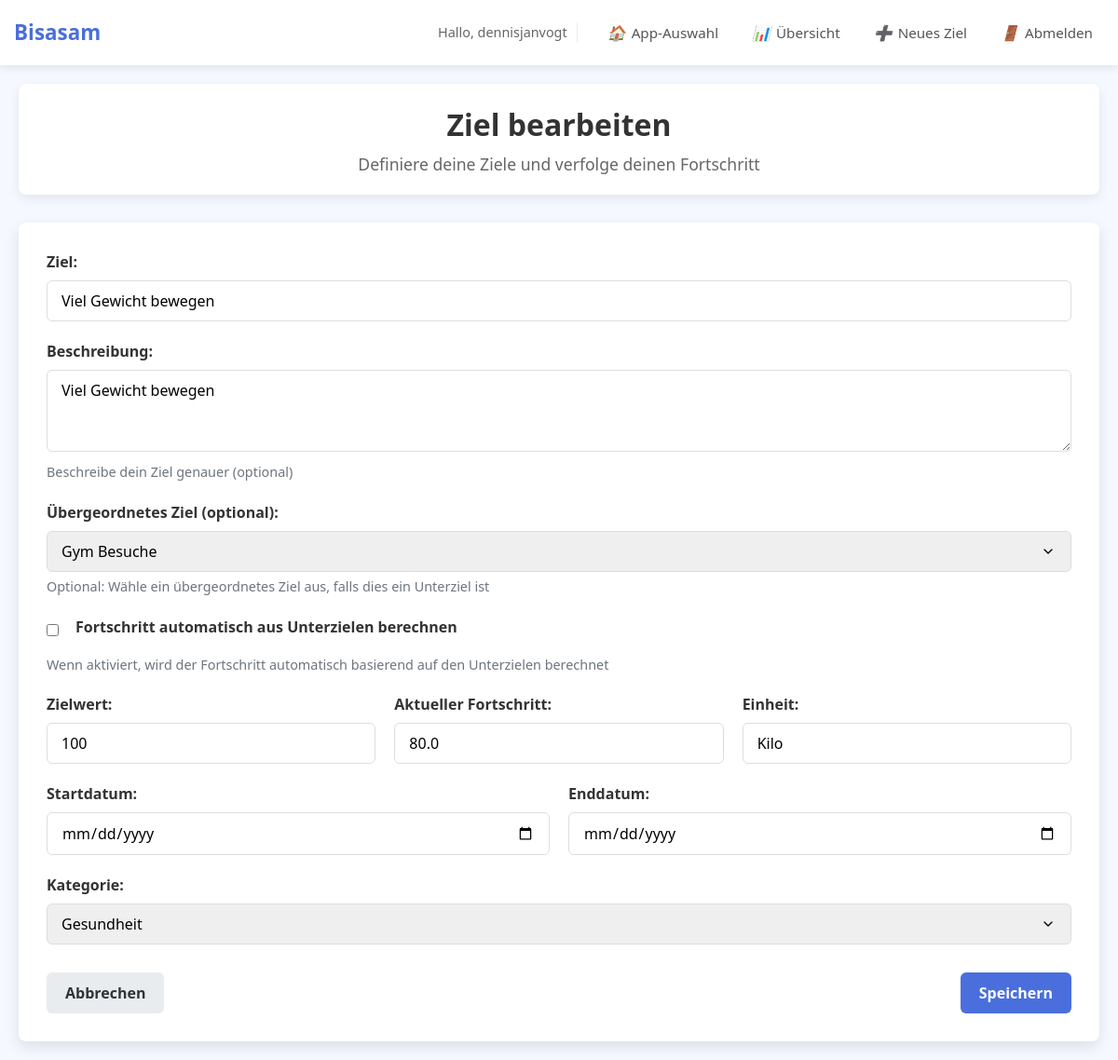
Page /tracking/update/3/ (signed in) on the committed database.
### tracking/models.py (models this page shows, shortened)
class Goal(models.Model):
    KATEGORIEN = [
        ('Gesundheit', 'Gesundheit'),
        ('Finanzen', 'Finanzen'),
        ('Karriere', 'Karriere'),
        ('Lernen', 'Lernen'),
        ('Sonstiges', 'Sonstiges')
    ]
    user = models.ForeignKey(User, on_delete=models.CASCADE, related_name='goals')
    parent = models.ForeignKey('self', on_delete=models.CASCADE, null=True, blank=True, related_name='subtasks')
    definition = models.CharField(max_length=50)
    description = models.CharField(max_length=150)
    ziel_wert = models.IntegerField()
    fortschritt = models.FloatField()
    einheit = models.CharField(max_length=20)
    start = models.DateField()
    end = models.DateField()
    kategorie = models.CharField(choices=KATEGORIEN)
    is_parent_goal = models.BooleanField(default=False)
    auto_calculate = models.BooleanField(default=False, help_text="Fortschritt automatisch aus Unterzielen berechnen")
    def __str__(self):
        return f"{self.definition}"

### tracking/views.py (the view)
# urls.py: path('update/<int:goal_id>/', views.update_goal, name='update_goal'),
@login_required
def update_goal(request, goal_id):
    goal = get_object_or_404(Goal, id=goal_id, user=request.user)
    had_auto_calculate = goal.auto_calculate
    if request.method == 'POST':
        form = GoalForm(request.POST, instance=goal, user=request.user)
        if form.is_valid():
            goal = form.save()
            if form.cleaned_data['auto_calculate'] or had_auto_calculate:
                goal.fortschritt = goal.get_fortschritt_from_subtasks()
                goal.save()
            messages.success(request, 'Ziel erfolgreich aktualisiert!')
            if goal.parent:
                return redirect(f'/?parent_id={goal.parent.id}')
            return redirect('goals')
    else:
        form = GoalForm(instance=goal, user=request.user)
    return render(request, 'tracking/add_update_goal.html', {
        'form': form,
        'title': 'Ziel bearbeiten',
        'button_text': 'Speichern',
        'goal': goal
    })

### tracking/templates/tracking/add_update_goal.html (shortened to what this page needs)
{% extends 'tracking/base.html' %}
{% load static %}
{% block content %}
<div class="header">
    <h1>{{ title }}</h1>
    <p>Definiere deine Ziele und verfolge deinen Fortschritt</p>
</div>
<div class="form-container">
    <form method="post">
        <div class="form-group">
            <label for="id_definition">Ziel:</label>
            {{ form.definition }}
        </div>
        <div class="form-group">
            <label for="id_description">Beschreibung:</label>
            {{ form.description }}
            <div class="help-text">Beschreibe dein Ziel genauer (optional)</div>
        </div>
        {% if parent_goal %}
        <div class="form-group">
            <label>Übergeordnetes Ziel:</label>
            <input type="text" class="form-control" value="{{ parent_goal.definition }}" disabled>
            <div class="help-text">Dies ist ein Unterziel von {{ parent_goal.definition }}</div>
            {{ form.parent.as_hidden }}
        </div>
        {% else %}
        <div class="form-group">
            <label for="id_parent">{{ form.parent.label }}:</label>
            {{ form.parent }}
            <div class="help-text">Optional: Wähle ein übergeordnetes Ziel aus, falls dies ein Unterziel ist</div>
        </div>
        {% endif %}
        <div class="form-group">
            <div class="form-check">
                {{ form.auto_calculate }}
                <label class="form-check-label" for="id_auto_calculate" style="display: inline-block; margin-left: 8px;">
                    Fortschritt automatisch aus Unterzielen berechnen
                </label>
            </div>
            <div class="help-text">Wenn aktiviert, wird der Fortschritt automatisch basierend auf den Unterzielen berechnet</div>
        </div>
        <div class="form-row" style="display: flex; gap: 20px;">
            <div class="form-group" style="flex: 1;">
                <label for="id_ziel_wert">Zielwert:</label>
                {{ form.ziel_wert }}
            </div>
            <div class="form-group" style="flex: 1;">
                <label for="id_fortschritt">Aktueller Fortschritt:</label>
                {{ form.fortschritt }}
            </div>
            <div class="form-group" style="flex: 1;">
                <label for="id_einheit">Einheit:</label>
                {{ form.einheit }}
            </div>
        </div>
        <div class="form-row" style="display: flex; gap: 20px;">
            <div class="form-group" style="flex: 1;">
                <label for="id_start">Startdatum:</label>
                {{ form.start }}
            </div>
            <div class="form-group" style="flex: 1;">
                <label for="id_end">Enddatum:</label>
                {{ form.end }}
            </div>
        </div>
        <div class="form-group">
            <label for="id_kategorie">Kategorie:</label>
            {{ form.kategorie }}
        </div>
        <div class="form-actions">
            {% if parent_goal %}
            <a href="{% url 'goals' %}?parent_id={{ parent_goal.id }}" class="btn btn-secondary">Abbrechen</a>
            {% else %}
            <a href="{% url 'goals' %}" class="btn btn-secondary">Abbrechen</a>
            {% endif %}
            <button type="submit" class="btn btn-primary">{{ button_text }}</button>
        </div>
    </form>
</div>
{% endblock %}

### home/templates/home/base_navbar.html (shortened to what this page needs)
<nav class="main-nav">
    <div class="nav-container">
        <div class="nav-brand">
            <a href="{% url 'landing_page' %}">Bisasam</a>
        </div>
        <div class="nav-links">
            {% if user.is_authenticated %}
                <div class="user-greeting">
                    <span>Hallo, {{ user.username }}</span>
                </div>
                <div class="nav-actions">
                    <a href="{% url 'landing_page' %}" class="nav-link">
                        <i class="nav-icon">🏠</i>App-Auswahl
                    </a>
                    {% block app_specific_nav %}{% endblock %}
                    <form action="{% url 'logout' %}" method="post" class="logout-form">
                        <button type="submit" class="logout-btn">
                            <i class="nav-icon">🚪</i>Abmelden
                        </button>
                    </form>
                </div>
            {% endif %}
        </div>
    </div>
</nav>

### tracking/templates/tracking/base.html (style rules this page uses)
:root { --primary: #4a6fdc; --success: #28a745; --warning: #ffc107; --danger: #dc3545; --light: #f8f9fa; --dark: #343a40; --health: #42b883; --finance: #f1c40f; --career: #9b59b6; --learning: #e74c3c; --other: #7f8c8d; }
* { margin: 0; padding: 0; box-sizing: border-box; font-family: 'Segoe UI', Tahoma, Geneva, Verdana, sans-serif; }
body { background-color: #f5f8ff; color: #333; padding: 0; margin: 0; font-size: 16px; line-height: 1.5; }
.header { text-align: center; margin-bottom: 30px; padding: 20px 15px; background-color: white; border-radius: 8px; box-shadow: 0 4px 12px rgba(0, 0, 0, 0.08); position: relative; }
.header h1 { font-size: 1.6rem; margin-bottom: 5px; }
.header p { color: #666; font-size: 0.95rem; }
@media (min-width: 768px) { .header h1 { font-size: 2rem; } }
@media (min-width: 768px) { .header p { font-size: 1.1rem; } }

### tracking/templates/tracking/add_update_goal.html (style rules this page uses)
.form-container { background: white; border-radius: 8px; padding: 30px; box-shadow: 0 6px 16px rgba(0, 0, 0, 0.1); }
.form-group { margin-bottom: 20px; }
.form-group label { display: block; margin-bottom: 8px; font-weight: 600; color: #333; }
.form-control { width: 100%; padding: 10px 15px; border: 1px solid #ddd; border-radius: 6px; font-size: 1rem; transition: border-color 0.3s; }
select.form-control { appearance: none; background-repeat: no-repeat; background-position: right 1rem center; background-size: 1em; }
.btn { display: inline-block; padding: 10px 20px; border: none; border-radius: 6px; font-size: 1rem; font-weight: 600; cursor: pointer; transition: all 0.3s; text-align: center; text-decoration: none; }
.btn-primary { background-color: var(--primary); color: white; }
.btn-secondary { background-color: #e9ecef; color: #333; }
.form-actions { display: flex; justify-content: space-between; margin-top: 30px; }
.help-text { color: #6c757d; font-size: 0.9rem; margin-top: 5px; }
.form-check { display: flex; align-items: center; margin-bottom: 10px; }
.form-check-input { margin-right: 10px; }

### home/templates/home/base_navbar.html (style rules this page uses)
.main-nav { background-color: #fff; box-shadow: 0 2px 10px rgba(0,0,0,0.1); padding: 15px 0; position: sticky; top: 0; z-index: 1000; }
.nav-container { max-width: 1200px; margin: 0 auto; display: flex; flex-wrap: wrap; justify-content: space-between; align-items: center; padding: 0 15px; }
.nav-brand { font-size: 1.4rem; font-weight: bold; }
.nav-brand a { text-decoration: none; color: var(--primary); transition: color 0.3s ease; }
.nav-links { display: flex; flex-wrap: wrap; align-items: center; gap: 20px; }
.user-greeting { color: #666; font-size: 0.9rem; padding-right: 10px; border-right: 1px solid #eee; }
.nav-actions { display: flex; gap: 12px; align-items: center; }
.nav-link { text-decoration: none; color: #555; font-weight: 500; font-size: 0.95rem; padding: 8px 12px; border-radius: 6px; transition: all 0.2s ease; display: flex; align-items: center; gap: 6px; }
.nav-icon { font-size: 1rem; }
.logout-form { margin: 0; }
.logout-btn { background-color: transparent; border: none; color: #555; font-weight: 500; font-size: 0.95rem; padding: 8px 12px; border-radius: 6px; cursor: pointer; transition: all 0.2s ease; display: flex; align-items: center; gap: 6px; }

### rows in the picture
Goal: definition "Viel Gewicht bewegen", description "Viel Gewicht bewegen", parent "Gym Besuche", ziel_wert "100", fortschritt "80.0", einheit "Kilo", kategorie "Gesundheit"

### other values in the picture
{{ user.username }} "dennisjanvogt"
{{ title }} "Ziel bearbeiten"
{{ button_text }} "Speichern"
